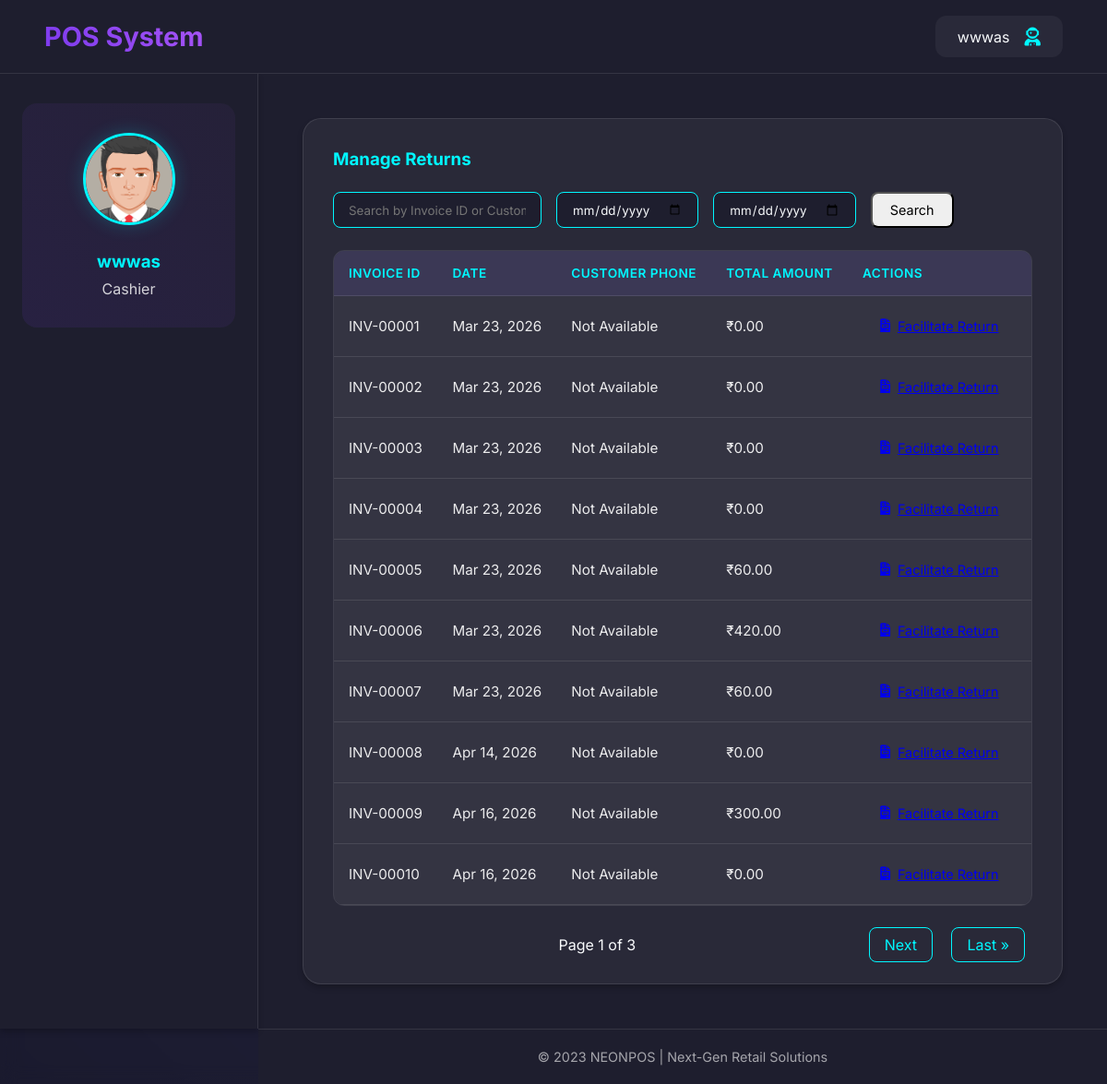
The app's page /returns/ (signed in) with its own data.
### cashier/models.py (models this page shows, shortened)
class Invoice(models.Model):
    invoice_id = models.CharField(max_length=20, primary_key=True, editable=False)
    date = models.DateField(default=timezone.now)
    customer_phone = models.CharField(max_length=15, null=True, blank=True)
    created_at = models.DateTimeField(default=timezone.now)
    total_amount = models.DecimalField(max_digits=10, decimal_places=2)

### cashier/views.py (the view)
# urls.py: path('returns/', c_views.returns, name='returns'),
def returns(request):
    ename = request.session.get('ename')
    email = request.session.get('email')
    user_id = request.session.get('id')
    username = request.session.get('username')
    if not all([ename, email, user_id, username]):
        return redirect('login')
    if request.method == 'POST' and 'return_id' in request.POST:
        return_id = request.POST.get('return_id')
        return process_return(request, return_id)
    search_query = request.GET.get('search', '')
    start_date = request.GET.get('start_date', '')
    end_date = request.GET.get('end_date', '')
    invoices = Invoice.objects.all()
    if search_query:
        invoices = invoices.filter(
            Q(invoice_id__icontains=search_query) |
            Q(customer_phone__icontains=search_query)
        )
    if start_date:
        invoices = invoices.filter(date__gte=datetime.strptime(start_date, "%Y-%m-%d"))
    if end_date:
        invoices = invoices.filter(date__lte=datetime.strptime(end_date, "%Y-%m-%d"))
    paginator = Paginator(invoices, 10)
    page_number = request.GET.get('page')
    page_obj = paginator.get_page(page_number)
    context = {
        'invoices': page_obj,
        'search_query': search_query,
        'start_date': start_date,
        'end_date': end_date,
        'ename': ename,
        'email': email,
        'user_id': user_id,
        'username': username,
    }
    return render(request, 'returns.html', context)

### templates/returns.html (shortened to what this page needs)
<!DOCTYPE html>
<html lang="en">
<head>
    {% load static %}
    <link rel="stylesheet" href="https://cdnjs.cloudflare.com/ajax/libs/font-awesome/6.0.0/css/all.min.css">
</head>
<body>
    <div class="dashboard-container">
        <header class="header">
            <div class="logo">POS System</div>
            <div class="user-info">
                <span>{{ username }}</span>
                <i class="fas fa-user-astronaut fa-lg" style="color: var(--neon);"></i>
            </div>
        </header>
        <aside class="sidebar">
            <div class="employee-profile">
                <img src="{% static 'adminp/dist/img/avatar5.png' %}" alt="Profile" class="profile-img">
                <h3 style="color: var(--neon); margin-bottom: 0.5rem;">{{ ename }}</h3>
                <p style="color: rgba(255, 255, 255, 0.8);"> Cashier</p>
            </div>
        </aside>
        <main class="main-content">
            <div class="card">
                <h3 style="color: var(--neon); margin-bottom: 1.5rem;">Manage Returns</h3>
                <form method="GET" class="form-inline">
                    <input type="text" name="search" placeholder="Search by Invoice ID or Customer Phone"
                        value="{{ search_query }}" class="form-control">
                    <input type="date" name="start_date" value="{{ start_date }}" class="form-control">
                    <input type="date" name="end_date" value="{{ end_date }}" class="form-control">
                    <button type="submit" class="btn btn-primary">Search</button>
                </form>
                <div class="table-container">
                    <table>
                        <thead>
                            <tr>
                                <th>Invoice ID</th>
                                <th>Date</th>
                                <th>Customer Phone</th>
                                <th>Total Amount</th>
                                <th>Actions</th>
                            </tr>
                        </thead>
                        <tbody>
                            {% for invoice in invoices %}
                            <tr>
                                <td>{{ invoice.invoice_id }}</td>
                                <td>{{ invoice.date|date:"M d, Y" }}</td>
                                <td>
                                    {% if invoice.customer_phone %}
                                        {{ invoice.customer_phone }}
                                    {% else %}
                                        Not Available
                                    {% endif %}
                                </td>
                                <td>₹{{ invoice.total_amount }}</td>
                            <td>
                              <a href="{% url 'facilitate_return' invoice.invoice_id %}" class="btn btn-primary">
                                <i class="fas fa-file-invoice"></i> Facilitate Return
                              </a>
                            </td>
                            </tr>
                            {% endfor %}
                        </tbody>
                    </table>
                </div>
                <div class="pagination-controls">
                    <span>Page {{ invoices.number }} of {{ invoices.paginator.num_pages }}</span>
                    <span>
                        {% if invoices.has_next %}
                            <a href="?page={{ invoices.next_page_number }}&search={{ search_query }}&start_date={{ start_date }}&end_date={{ end_date }}">Next</a>
                            <a href="?page={{ invoices.paginator.num_pages }}&search={{ search_query }}&start_date={{ start_date }}&end_date={{ end_date }}">Last &raquo;</a>
                        {% endif %}
                    </span>
                </div>
            </div>
        </main>
        <footer class="footer">
            © 2023 NEONPOS | Next-Gen Retail Solutions
        </footer>
    </div>
</body>
</html>

### templates/returns.html (style rules this page uses)
:root { --primary: #7c3aed; --secondary: #a855f7; --accent: #10b981; --dark: #1e1e2e; --light: #f8fafc; --neon: #00f7ff; --glass: rgba(255, 255, 255, 0.05); --shadow: 0 4px 6px rgba(0, 0, 0, 0.2); }
* { margin: 0; padding: 0; box-sizing: border-box; font-family: 'Inter', sans-serif; }
body { background: linear-gradient(45deg, #1a1a2e, #2a2a4a); color: var(--light); min-height: 100vh; }
.dashboard-container { display: grid; grid-template-columns: 280px 1fr; grid-template-rows: 80px 1fr 60px; min-height: 100vh; backdrop-filter: blur(10px); }
.header { grid-column: 1 / -1; background: var(--dark); display: flex; align-items: center; justify-content: space-between; padding: 0 3rem; border-bottom: 1px solid rgba(255, 255, 255, 0.1); box-shadow: var(--shadow); }
.logo { font-size: 1.8rem; font-weight: 700; background: linear-gradient(45deg, var(--primary), var(--secondary)); -webkit-background-clip: text; -webkit-text-fill-color: transparent; }
.user-info { display: flex; align-items: center; gap: 1rem; padding: 0.8rem 1.5rem; border-radius: 12px; background: var(--glass); transition: all 0.3s ease; }
.sidebar { background: var(--dark); border-right: 1px solid rgba(255, 255, 255, 0.1); padding: 2rem 1.5rem; position: relative; box-shadow: var(--shadow); }
.employee-profile { text-align: center; margin-bottom: 3rem; position: relative; padding: 2rem 1rem; border-radius: 16px; background: linear-gradient(45deg, rgba(124, 58, 237, 0.1), rgba(168, 85, 247, 0.05)); }
.profile-img { width: 100px; height: 100px; border-radius: 50%; margin-bottom: 1.5rem; border: 3px solid var(--neon); box-shadow: 0 0 20px rgba(0, 247, 255, 0.2); transition: transform 0.3s ease; }
.main-content { padding: 3rem; background: var(--dark); }
.card { background: var(--glass); padding: 2rem; border-radius: 20px; border: 1px solid rgba(255, 255, 255, 0.1); transition: all 0.3s ease; position: relative; overflow: hidden; box-shadow: var(--shadow); }
.footer { grid-column: 2 / -2; background: var(--dark); display: flex; align-items: center; justify-content: center; font-size: 0.9rem; color: rgba(255, 255, 255, 0.6); border-top: 1px solid rgba(255, 255, 255, 0.1); }
.table-container { overflow-x: auto; margin-top: 1.5rem; border-radius: 12px; border: 1px solid rgba(255, 255, 255, 0.1); }
table { width: 100%; border-collapse: collapse; background: var(--glass); }
th, td { padding: 1.2rem; text-align: left; border-bottom: 1px solid rgba(255, 255, 255, 0.05); }
th { background: rgba(122, 90, 248, 0.1); color: var(--neon); font-weight: 600; text-transform: uppercase; font-size: 0.85rem; letter-spacing: 0.5px; }
td { color: rgba(255, 255, 255, 0.9); font-size: 0.95rem; }
.btn { padding: 0.5rem 1.2rem; font-size: 0.9rem; border-radius: 8px; display: inline-flex; align-items: center; gap: 0.5rem; }
.form-inline { display: flex; justify-content: flex-start; gap: 1rem; margin-bottom: 1.5rem; }
.form-control { padding: 0.6rem 1rem; border-radius: 8px; border: 1px solid var(--neon); background: var(--dark); color: var(--light); }
.pagination-controls { display: flex; justify-content: space-between; align-items: center; margin-top: 1rem; }
.pagination-controls a { color: var(--neon); text-decoration: none; padding: 0.5rem 1rem; border-radius: 8px; border: 1px solid var(--neon); margin: 0 0.5rem; transition: background 0.3s ease; }
.table-container { overflow-x: auto; margin-bottom: 2rem; }
th, td { padding: 1rem; text-align: left; border-bottom: 1px solid rgba(255, 255, 255, 0.1); }

### records on screen
Invoice: invoice_id "INV-00001", date "Mar 23, 2026", customer_phone "Not Available", total_amount "0.00"
Invoice: invoice_id "INV-00002", date "Mar 23, 2026", customer_phone "Not Available", total_amount "0.00"
Invoice: invoice_id "INV-00003", date "Mar 23, 2026", customer_phone "Not Available", total_amount "0.00"
Invoice: invoice_id "INV-00004", date "Mar 23, 2026", customer_phone "Not Available", total_amount "0.00"
Invoice: invoice_id "INV-00005", date "Mar 23, 2026", customer_phone "Not Available", total_amount "60.00"
Invoice: invoice_id "INV-00006", date "Mar 23, 2026", customer_phone "Not Available", total_amount "420.00"
Invoice: invoice_id "INV-00007", date "Mar 23, 2026", customer_phone "Not Available", total_amount "60.00"
Invoice: invoice_id "INV-00008", date "Apr 14, 2026", customer_phone "Not Available", total_amount "0.00"
Invoice: invoice_id "INV-00009", date "Apr 16, 2026", customer_phone "Not Available", total_amount "300.00"
Invoice: invoice_id "INV-00010", date "Apr 16, 2026", customer_phone "Not Available", total_amount "0.00"

### other values on screen
{{ username }} "wwwas"
{{ ename }} "wwwas"
{{ invoices.number }} "1"
{{ invoices.paginator.num_pages }} "3"
